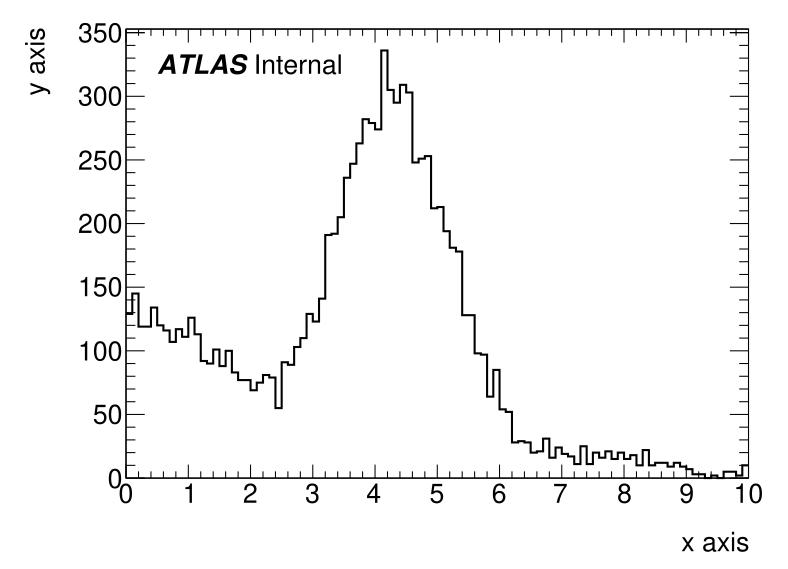

Source code (Python):
"""
Random Histogram
================

This module plots a random histogram using the ATLAS Style.

.. literalinclude:: ../examples/random_hist.py
    :lines: 11-
"""

from __future__ import absolute_import, division, print_function

import ROOT as root

import sys
import os.path
sys.path.append(
    os.path.abspath(os.path.join(os.path.dirname(__file__), os.path.pardir))
)

from atlasplots import atlas_style as astyle


def main():
    # Set the ATLAS Style
    astyle.SetAtlasStyle()

    # Construct the canvas
    c1 = root.TCanvas('c1', 'The FillRandom example', 0, 0, 800, 600)

    # Define a distribution
    form1 = root.TFormula('form1', 'abs(sin(x)/x)')
    sqroot = root.TF1('sqroot', 'x*gaus(0) + [3]*form1', 0, 10)
    sqroot.SetParameters(10, 4, 1, 20)

    # Randomly fill the histrogram according to the above distribution
    hist = root.TH1F('hist', 'Test random numbers', 100, 0, 10)
    hist.FillRandom('sqroot', 10000)
    hist.Draw()

    # Set axis titles
    hist.GetXaxis().SetTitle('x axis')
    hist.GetYaxis().SetTitle('y axis')

    # Add the ATLAS Label
    astyle.ATLASLabel(0.2, 0.87, "Internal")

    # Save the plot as a PDF
    c1.Update()
    c1.Print("random_hist.pdf")


if __name__ == '__main__':
    main()
